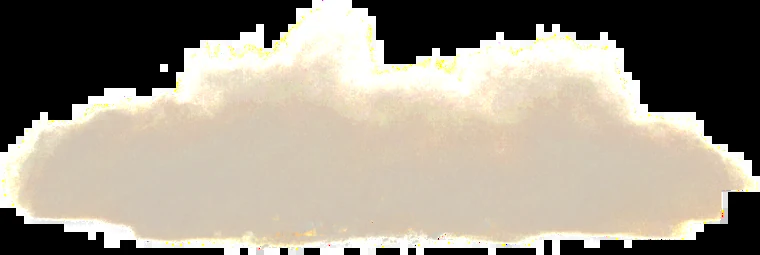
#> input picture art/spar/dust.webp, 760 x 255 px
$ python -i make_spar_art.py   (imports and definitions only)
#> lines starting #> are read from the running program, lines starting #| are printed output that depends on the picture; after the words box and inside, x2 and y2 are one past the last pixel; in counts of white or black regions, pixels touching at a corner belong together
"""Prepare the spar's still pictures from SHOAIB's Nov 24 Gemini images (art/spar/; docs/technique.md "On the website").

    python -m scripts.make_spar_art seal=a.png ripple=b.png yard=c.png front=d.png shield=e.png dust=f.png \
        emblem=g.png banners=h.png header=i.png ambience=yard_video.mp4

- seal, ripple, shield, dust, emblem (painted on black): black becomes clear (how bright a pixel is, is how solid it
  is), Gemini's sparkle is blanked, the picture is trimmed to what is painted.
- banners (two brush strokes on black, gold above grey): the same, cut into banner_win and banner_lose.
- front (a blossom branch and a lantern under an eave, on green): green becomes clear, cut into front_left and
  front_right, each trimmed.
- yard (the arena's background) and header (the Master in the yard): Gemini's sparkle painted out; saved as JPEG.

- ambience=<the yard's background video>: its own sound (a soft wind and chimes), made into a loop with no seam (its
  last 1.5 s faded into its first) and raised until it is plainly heard (art/spar/yard.wav; a WAV so it loops with no
  gap). The moving picture itself is made by scripts/make_background_loop.py (art/spar/yard.mp4), and yard.jpg is that
  loop's first frame, so the still and the video are the same picture.

Needs numpy, Pillow, scipy, opencv (for painting out the sparkle) and ffmpeg (for the ambience).
"""
import os
import sys

import numpy as np
from PIL import Image
from scipy import ndimage as ndi

ROOT = os.path.dirname(os.path.dirname(os.path.abspath(__file__)))
OUT = os.path.join(ROOT, "art", "spar")


def mark_box(w, h):
    """Gemini's sparkle sits near the bottom right corner, whatever the picture's shape."""
    return int(w * 0.845), int(h - w * 0.165), int(w * 0.945), int(h - w * 0.065)


def trim(rgba, pad=4):
    ys, xs = np.where(rgba[..., 3] > 6)
    return rgba[max(0, ys.min() - pad):ys.max() + pad + 1, max(0, xs.min() - pad):xs.max() + pad + 1]


# [31 lines left out: functions from_black, save, from_green, not called in this run]


def paint_out(path):
#> called with path = '../art/spar/dust.webp'
    import cv2
    im = cv2.imread(path)
#> im is the input picture: shape (255, 760, 3); mean B, G, R 133.7, 146.9, 154.5
    h, w = im.shape[:2]
#> h = 255; w = 760
    x0, y0, x1, y1 = mark_box(w, h)
#> x0 = 642; y0 = 129; x1 = 718; y1 = 205
    patch = im[y0:y1, x0:x1].astype(np.int16)
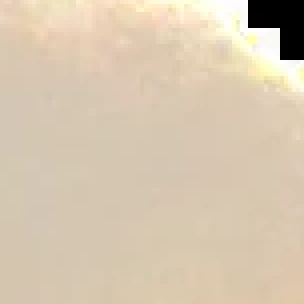
#> patch: shape (76, 76, 3) int16 (shown 4 times larger); mean B, G, R 176.5, 198.7, 214.9
    base = cv2.medianBlur(im, 31)[y0:y1, x0:x1].astype(np.int16)
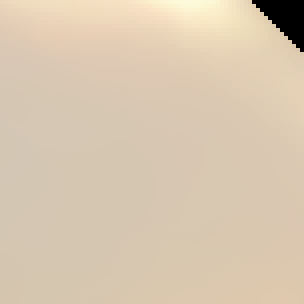
#> base: shape (76, 76, 3) int16 (shown 4 times larger); mean B, G, R 176.3, 198.9, 216.1
    m = np.zeros((h, w), np.uint8)
    m[y0:y1, x0:x1] = ((patch - base).max(axis=2) > 10).astype(np.uint8) * 255
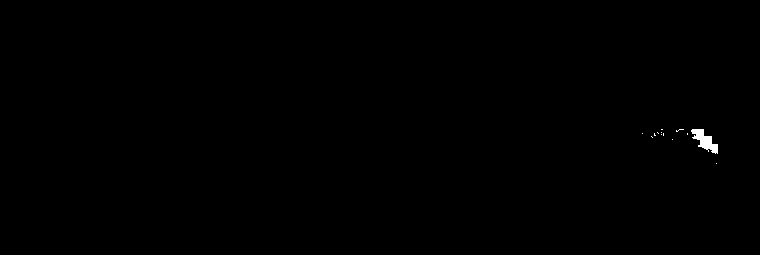
#> m: shape (255, 760); 0.18% white; 13 white regions (12 under 20 px), largest, box (x1, y1, x2, y2) and area: (691, 129, 718, 154) 320
    m = cv2.dilate(m, np.ones((7, 7), np.uint8))
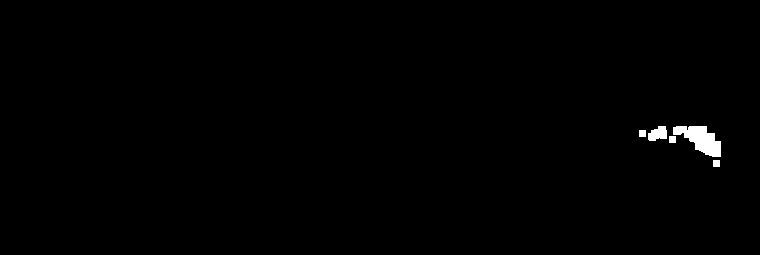
#> m: shape (255, 760); 0.62% white; 5 white regions, box (x1, y1, x2, y2) and area: (673, 126, 721, 157) 833, (648, 126, 667, 141) 212, (639, 130, 646, 137) 49, (669, 136, 676, 143) 49, (713, 160, 720, 167) 49
    return cv2.cvtColor(cv2.inpaint(im, m, 7, cv2.INPAINT_TELEA), cv2.COLOR_BGR2RGB)


# [42 lines left out: functions ambience, main, not called in this run]


# [2 lines not run here, left out]

>>> result = paint_out('../art/spar/dust.webp')
